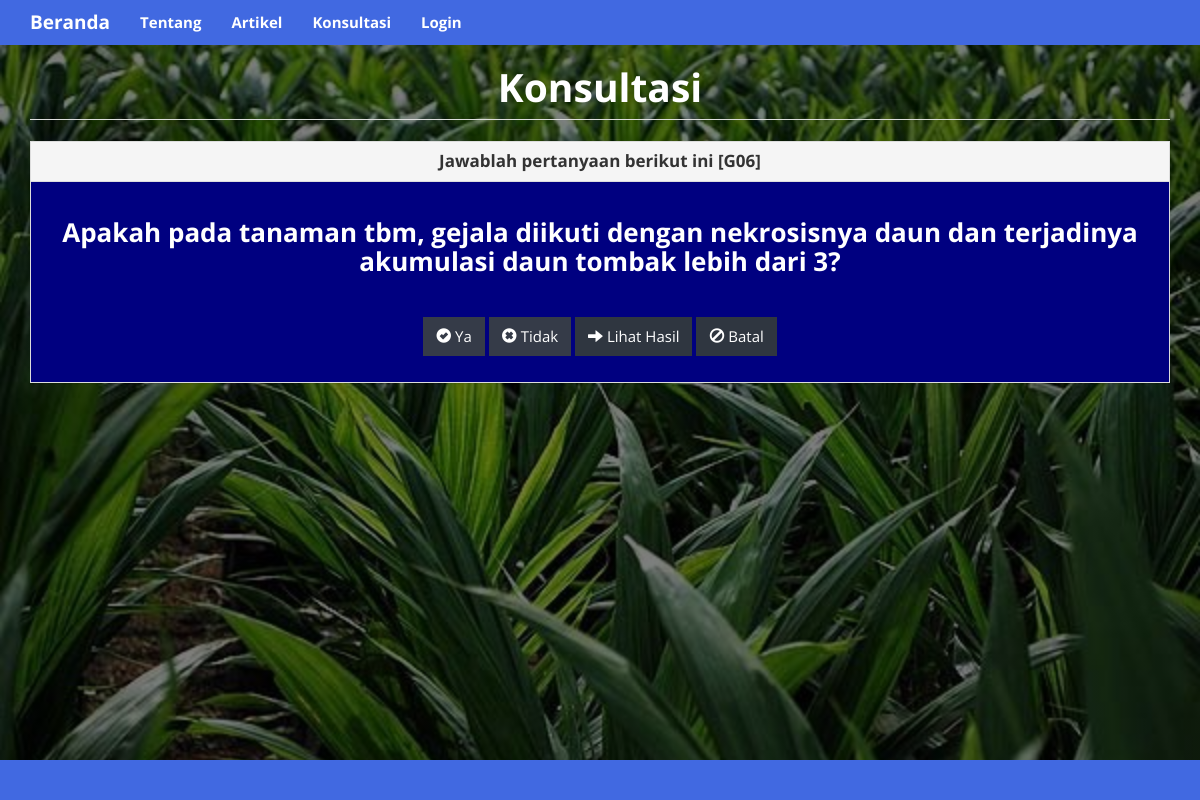
Page /index.php?m=konsultasi on the committed database.
### tables this page shows
CREATE TABLE `tb_gejala` (
  `kode_gejala` varchar(16) NOT NULL,
  `nama_gejala` varchar(255) DEFAULT NULL,
  `keterangan` text DEFAULT NULL
);

### includes/db.php (called while the page is built, shortened)
<?php
class DB{
    var $conn = null;
    public function __construct($host, $username, $passwd, $dbname){
        $this->conn = mysqli_connect($host, $username, $passwd, $dbname);
    }
    public function query($sql){
        $query = mysqli_query($this->conn, $sql) or die('<pre>Error mysqli_query: ' . mysqli_error($this->conn) . '<br />' . $sql . '</pre>');
        return $query;
    }
    public function get_row($sql){
        $query = $this->query($sql);
        return mysqli_fetch_object($query);
    }
    public function get_var($sql){
        $query = $this->query($sql);
        $row = mysqli_fetch_row($query);
        return $row[0];
    }
}

### functions.php (called while the page is built, shortened)
<?php
$config["server"]='localhost';
$config["username"]='user';
$config["password"]='password';
$config["database_name"]='spforwardcf3';
include'includes/db.php';
$db = new DB($config['server'], $config['username'], $config['password'], $config['database_name']);

### konsultasi.php (the view, shortened to what this page needs)
<?php
$terjawab = get_terjawab();
$relasi = get_relasi($terjawab);
$kode_gejala = get_next_gejala($relasi);
$success = @$_GET['success'];
$row = $db->get_row("SELECT * FROM tb_gejala WHERE kode_gejala='$kode_gejala'");
$count = $db->get_var("SELECT COUNT(*) FROM tb_konsultasi");
?>
<!DOCTYPE html>
<html lang="en">
  <head>
    <link href="assets/css/yeti-bootstrap.min.css" rel="stylesheet"/>
    <link href="assets/css/general.css" rel="stylesheet"/>
    <link href="assets/css/select2.min.css" rel="stylesheet"/>
  </head>
  <body class="dark hi" >
<div class="page-header">
    <h1 align="center"><b>Konsultasi</b></h1>
</div>
<?php if($success) :?>
<div class="panel panel-default">
    <div class="panel-heading">
        <h3 class="panel-title"><b>Riwayat Pertanyaan</b></h3>
    </div>
    <div class="list-group">
        <?php
        $rows = $db->get_results("SELECT * FROM tb_konsultasi k INNER JOIN tb_gejala g ON g.kode_gejala=k.kode_gejala");
        foreach($rows as $row):?>
        <div class="list-group-item"><?=$row->ID?>. Apakah <?=strtolower($row->nama_gejala)?>? <strong><?=$row->jawaban?></strong></div>
        <?php endforeach?>
    </div>
</div>
<?php include'konsultasi_hasil.php';
else:?>
<div class="panel panel-default">
    <div class="panel-heading"><h3 class="panel-title" align="center"><b>Jawablah pertanyaan berikut ini [<?=$row->kode_gejala?>]</b></h3></div>
    <div class="panel-body" style="background-color: #000080; color: #fff;">
        <h3 align="center"><b>Apakah <?=strtolower($row->nama_gejala)?>?</b></h3>
        <form action="aksi.php?m=konsultasi" method="post">
            <p>&nbsp;</p>
            <p align="center">
                <button name="yes" class="btn tambah" value="1"><span class="glyphicon glyphicon-ok-sign"></span> Ya</button>
                <button name="no" class="btn tambah" value="1"><span class="glyphicon glyphicon-remove-sign"></span> Tidak</button>
                <?php if($count):?>
                <a class="btn edit" href="?m=konsultasi&success=1"><span class="glyphicon glyphicon-arrow-right"></span> Lihat Hasil</a>
                <a class="btn edit" href="aksi.php?m=konsultasi&act=new"><span class="glyphicon glyphicon-ban-circle"></span> Batal</a>
                <?php endif?>
            </p>
        </form>
    </div>
</div>
<?php endif?>
</body></html>

### assets/css/general.css (style rules this page uses)
html { position: relative; min-height: 100%; }
body { margin-bottom: 70px; }
.page-header { margin-top: 0; padding-bottom: 0; }
.page-header h1 { margin-top: 0; }

### index.php (style rules this page uses)
.hi { background-image: linear-gradient(rgba(0, 0, 0, 0.5),rgba(0, 0, 0, 0.5)), url('sawit.jpg'); background-size: cover; background-position: center center; background-repeat: no-repeat; background-attachment: fixed; }
.dark { background-color: #000; color: #fff; }
.tambah { background-color: #e67e22; color: #fff; }
.edit { background-color: #3498db; color: #fff; }
.tambah { background-color: #353b48; }
.edit { background-color: #2f3640; }

### konsultasi.php (style rules this page uses)
.hi { background-image: linear-gradient(rgba(0, 0, 0, 0.5),rgba(0, 0, 0, 0.5)), url('sawit.jpg'); background-size: cover; background-position: center center; background-repeat: no-repeat; background-attachment: fixed; }
.dark { background-color: #000; color: #000; }
.page-header { color: #fff; }
.tambah { background-color: #353b48; }
.edit { background-color: #2f3640; }

### rows in the picture
tb_gejala: kode_gejala "G06", nama_gejala "pada tanaman tbm, gejala diikuti dengan nekrosisnya daun dan terjadinya akumulasi daun tombak lebih dari 3"
